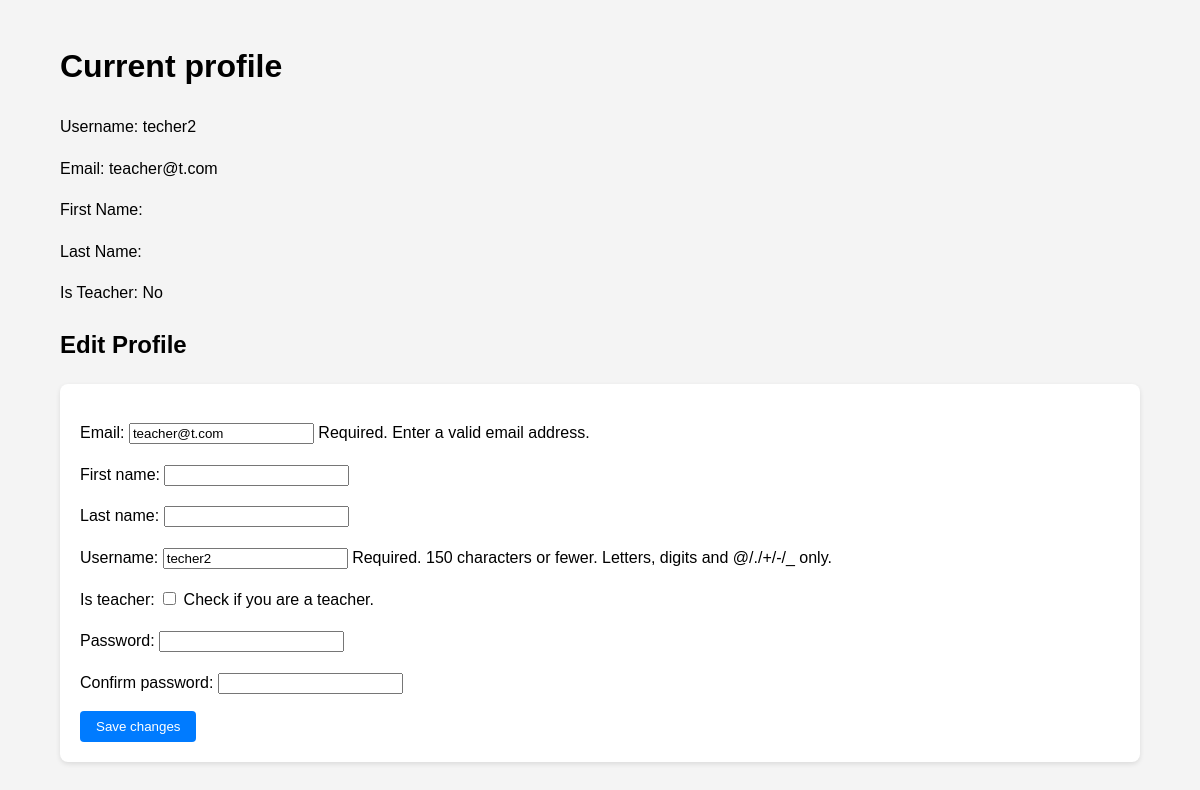
/profile/ (signed in), run on an earlier commit of the app's database.
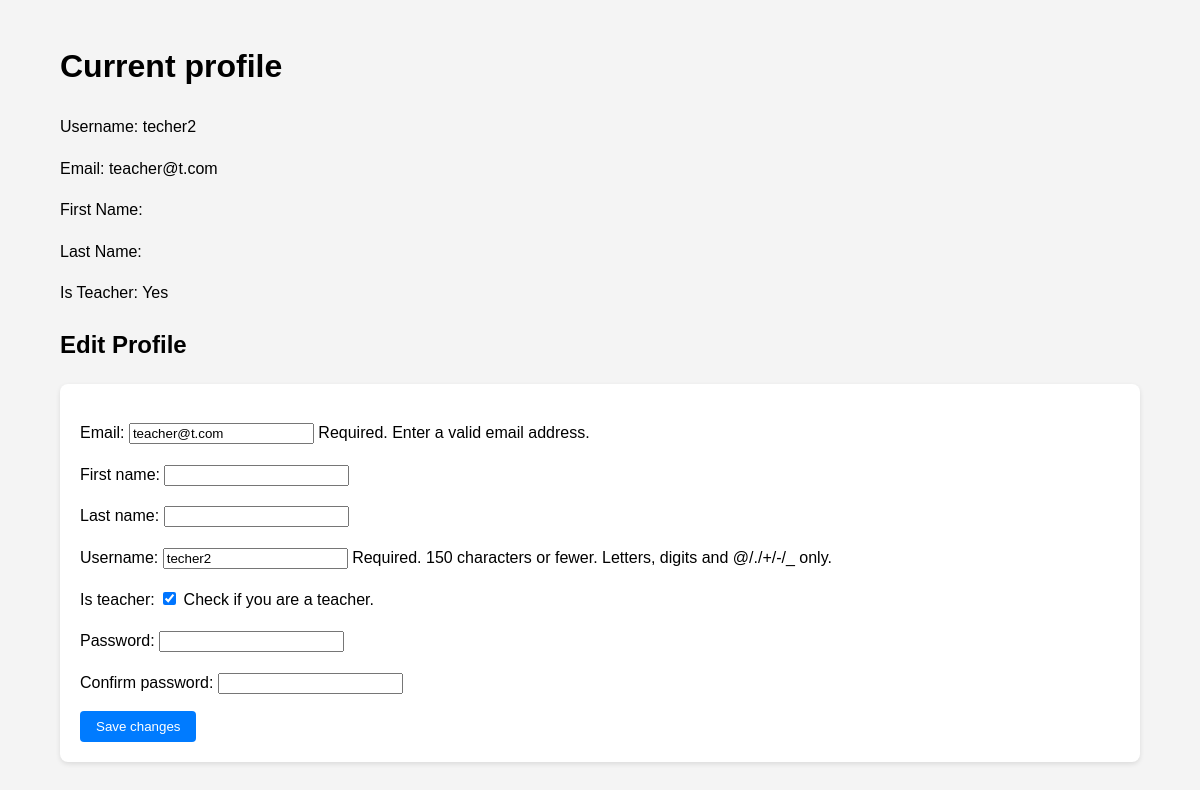
And on a later commit of the database.
### portal/models.py (models this page shows)
class User(AbstractUser):
    is_teacher = models.BooleanField(default=False)
    groups = models.ManyToManyField(
        'auth.Group',
        related_name='portal_user_set',
        blank=True,
        help_text='The groups this user belongs to.',
        verbose_name='groups'
    )
    user_permissions = models.ManyToManyField(
        'auth.Permission',
        related_name='portal_user_set',
        blank=True,
        help_text='Specific permissions for this user.',
        verbose_name='user permissions'
    )

### portal/views.py (the view)
# urls.py: path('profile/', views.profile, name='profile'),
@login_required
def profile(request):
    if request.method == 'POST':
        form = EditProfileForm(request.POST, instance=request.user)
        if form.is_valid():
            user = form.save(commit=False)
            password = form.cleaned_data.get('password')
            if password:
                user.set_password(password)
            user.save()
            messages.success(request, 'Your profile was successfully updated!')
            return redirect('profile')
    else:
        form = EditProfileForm(instance=request.user, initial={
            'email': request.user.email,
            'first_name': request.user.first_name,
            'last_name': request.user.last_name,
            'username': request.user.username,
            'is_teacher': hasattr(request.user, 'is_teacher') and request.user.is_teacher
        })
    return render(request, 'profile.html', {'form': form})

### portal/forms.py (shortened to what this page needs)
class EditProfileForm(forms.ModelForm):
    email = forms.EmailField(max_length=254, help_text='Required. Enter a valid email address.')
    is_teacher = forms.BooleanField(required=False, help_text='Check if you are a teacher.')
    first_name = forms.CharField(max_length=30, required=False)
    last_name = forms.CharField(max_length=30, required=False)
    password = forms.CharField(widget=forms.PasswordInput, required=False)
    confirm_password = forms.CharField(widget=forms.PasswordInput, required=False)
    class Meta:
        model = User
        fields = ('email', 'first_name', 'last_name', 'username')

### portal/templates/profile.html (shortened to what this page needs)
{% extends 'base.html' %}
{% block content %}
<div class="container">
    <h1 class="mb-4">Current profile</h1>
    <div class="current-info mb-4">
        <p>Username: {{ user.username }}</p>
        <p>Email: {{ user.email }}</p>
        <p>First Name: {{ user.first_name }}</p>
        <p>Last Name: {{ user.last_name }}</p>
        <p>Is Teacher: {{ user.is_teacher|yesno:"Yes,No" }}</p>
    </div>
    <h2>Edit Profile</h2>
    <form method="post">
        {{ form.as_p }}
        <button type="submit" class="btn btn-primary">Save changes</button>
    </form>
</div>
{% endblock %}

### portal/templates/base.html (shortened to what this page needs)
{% load static %}
<!DOCTYPE html>
<html>
<head>
    <link rel="stylesheet" href="{% static 'css/style.css' %}">
</head>
<body>
    <main>
        {% block content %}
        {% endblock %}
    </main>
</body>
</html>

### static/css/style.css (style rules this page uses)
body { font-family: 'Arial', sans-serif; line-height: 1.6; margin: 0; padding: 0; background-color: #f4f4f4; }
.container { width: 90%; margin: auto; padding: 20px; }
.btn { display: inline-block; padding: 8px 16px; border-radius: 4px; border: none; cursor: pointer; transition: background-color 0.3s ease; }
.btn-primary { background-color: #007bff; color: white; }
form { background: white; padding: 20px; border-radius: 8px; box-shadow: 0 2px 5px rgba(0,0,0,0.1); }

What changed in the data, as far as the page shows it:
changed User "techer2": is_teacher "No" → "Yes"; is_teacher "☐" → "☑"
